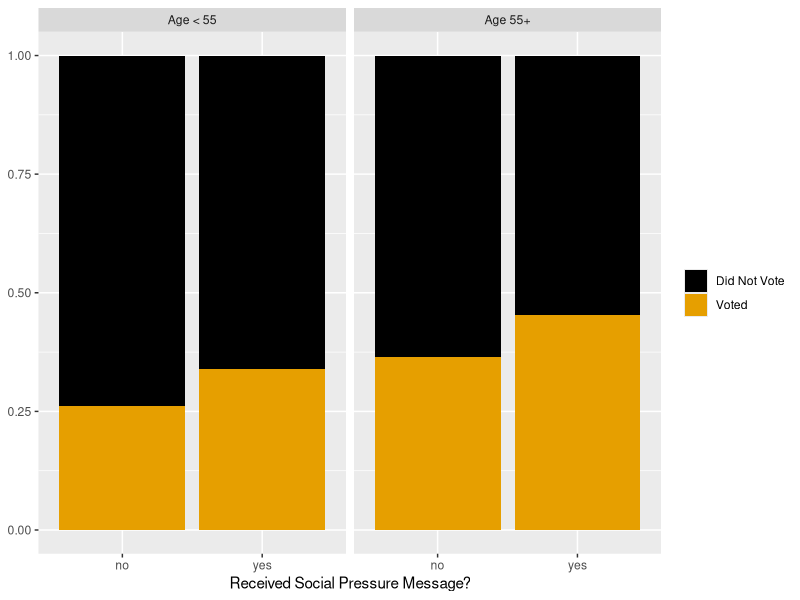
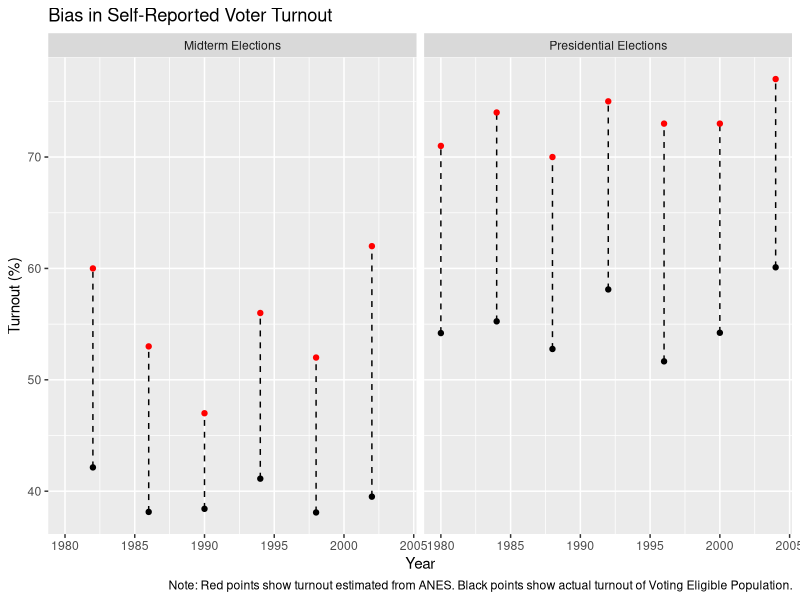

Reproduce these figures in R, in order.
## ---- chunk 1
library(tidyverse)
library(ggthemes)

d <- read_csv('data/voting.csv')

d$senior <- ifelse(d$birth < (2006-55), 
                   'Age 55+',
                   'Age < 55')

d$voted <- ifelse(d$voted == 1,
                  'Voted', 'Did Not Vote')

ggplot(data = d,
       mapping = aes(x = message,
                     fill = as.factor(voted))) +
  geom_bar(position = 'fill') +
  facet_wrap(~senior) +
  scale_fill_colorblind() +
  labs(fill = NULL,
       x = 'Received Social Pressure Message?',
       y = NULL)
## ---- chunk 2
d <- read_csv('data/ANES.csv')

d$midterm <- ifelse(d$midterm == 1, 
                    'Midterm Elections',
                    'Presidential Elections')

ggplot(data = d) +
  geom_linerange(mapping = aes(ymin = votes/VEP*100,
                               ymax = ANES_turnout,
                               x = year),
                 linetype = 'dashed') +
  geom_point(mapping = aes(x=year, y=ANES_turnout),
             color = 'red') +
  geom_point(mapping = aes(x=year, y=votes/VEP*100),
             color = 'black') +
  facet_wrap(~midterm) +
  labs(x = 'Year',
       y = 'Turnout (%)',
       title = 'Bias in Self-Reported Voter Turnout',
       caption = 'Note: Red points show turnout estimated from ANES. Black points show actual turnout of Voting Eligible Population.')
